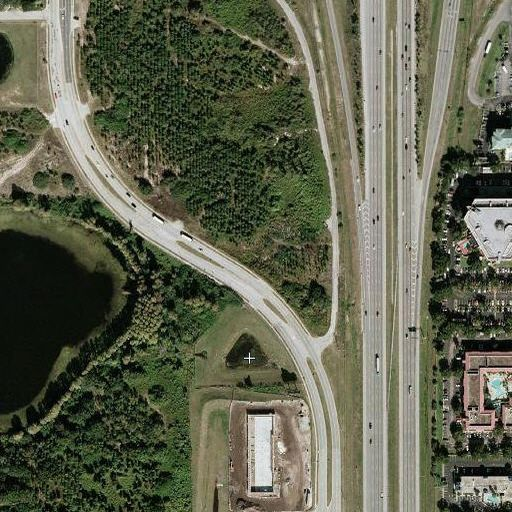
#> input picture dataset/img3.jpg, 512 x 512 px
$ python open2.py
#> lines starting #> are read from the running program, lines starting #| are printed output that depends on the picture; after the words box and inside, x2 and y2 are one past the last pixel; in counts of white or black regions, pixels touching at a corner belong together
### water.py
import numpy as np
import cv2
# [35 lines left out: function watershed, not called in this run]
def sharpen(img):
	im=img
	kernel = np.array([[-1,-1,-1], [-1,9,-1], [-1,-1,-1]])
	im = cv2.filter2D(im, -1, kernel)
	return im;
def auto_canny(image, sigma=0.33):
    # compute the median of the single channel pixel intensities
	v = np.median(image)

	    # apply automatic Canny edge detection using the computed median
	lower = int(max(0, (1.0 - sigma) * v))
	upper = int(min(255, (1.0 + sigma) * v))
	edged = cv2.Canny(image, lower, upper)

	    # return the edged image
	return edged
def blobdetect(img):
	im = img
	inp=img
	#im = cv2.cvtColor(im,cv2.COLOR_BGR2GRAY)

		# Set up the detector with default parameters.
	#imgray = cv2.cvtColor(im,cv2.COLOR_BGR2GRAY)
	ret,thresh = cv2.threshold(im,100,255,0)
	contours, hier = cv2.findContours(thresh,cv2.RETR_TREE,cv2.CHAIN_APPROX_SIMPLE)
	img = cv2.drawContours(img, contours, -1, (0,255,0), 3)

	#cv2.imshow("blob",blobdetect)
	mask = np.ones(im.shape[:2], dtype="uint8") * 255

	# loop over the contours
	for c in contours:
		# if the contour is bad draw it on the mask
		if cv2.contourArea(c)<150000:
			cv2.drawContours(mask, [c], -1, 0, -1)
# 			print(cv2.contourArea(c))

	# remove the contours from the image and show the resulting images
	img2= cv2.bitwise_and(img, img, mask=mask)

	# [4 lines of commented-out code are left out]
	print("here")

	#.imshow('log',laplacian)
	k = cv2.waitKey(0) & 0xFF
	cv2.destroyAllWindows()


	return img2;

### open2.py
from water import watershed,sharpen,auto_canny,blobdetect
import numpy as np
import cv2

frame2 = cv2.imread('dataset/img3.jpg') #img load local_dataset
#> frame2 is the input picture: shape (512, 512, 3); mean B, G, R 78.6, 98.1, 95.4
# [17 lines of commented-out code are left out]

sharped=sharpen(frame2)

frame=cv2.medianBlur(frame2,5)
#black=cv2.cvtColor(frame,cv2.COLOR_BGR2GRAY)
hsv = cv2.cvtColor(frame, cv2.COLOR_BGR2HSV)
#> hsv: shape (512, 512, 3); mean H, S, V 36, 71.6, 100.1

Z = frame.reshape((-1,3))

# convert to np.float32
Z = np.float32(Z)

# define criteria, number of clusters(K) and apply kmeans()
criteria = (cv2.TERM_CRITERIA_EPS + cv2.TERM_CRITERIA_MAX_ITER, 10, 1.0)
K = 20

ret,label,center=cv2.kmeans(Z,K,None,criteria,10,cv2.KMEANS_RANDOM_CENTERS)
#> ret = 27330131.7; center = 20 rows, first 8: [209, 213, 211.9], [191.5, 201.3, 203.2], [163.4, 174.8, 177.3], [201.8, 205.1, 203.9], [102.6, 125.9, 131.8], [182.4, 191.5, 192.5], [73.01, 100.5, 99.42], [29.52, 49, 39.29]

# Now convert back into uint8, and make original image
center = np.uint8(center)
#> center = 20 rows, first 8: [209, 213, 211], [191, 201, 203], [163, 174, 177], [201, 205, 203], [102, 125, 131], [182, 191, 192], [73, 100, 99], [29, 49, 39]
# print(ret)
resd = center[label.flatten()]
resd2 = resd.reshape((frame.shape))
cluster=resd2
resd2=cv2.cvtColor(resd2,cv2.COLOR_BGR2GRAY)
#> resd2: shape (512, 512)
#retval, resd2 = cv2.threshold(resd2, 150, 255, cv2.THRESH_BINARY)


#resd2=cv2.medianBlur(resd2,5)
sharpcluster=sharpen(resd2)
#> in sharpen (call 2), `im = cv2.filter2D(im, -1, kernel)`:
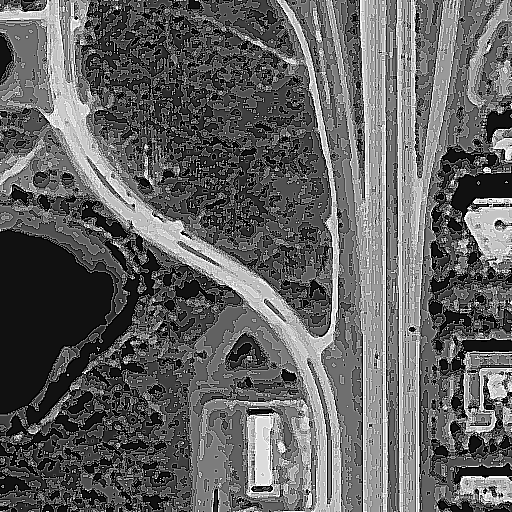
#> im: shape (512, 512); min 0, max 255, mean 98.2

##########################################canny edge####################################################
edges = cv2.Canny(frame,400,600)
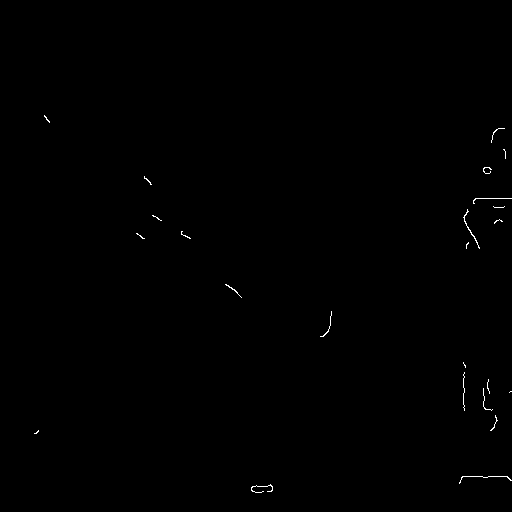
#> edges: shape (512, 512); 0.22% white in thin lines or dots, all inside (x1, y1, x2, y2) = (34, 115, 512, 493)
#edges2=cv2.Canny(img_dilation,249,250)
edges3=cv2.Canny(resd,200,260)
edgesharped=auto_canny(sharpcluster)
#> in auto_canny, `v = np.median(image)`: v = 97
#> in auto_canny, `lower = int(max(0, (1.0 - sigma) * v))`: lower = 64
#> in auto_canny, `upper = int(min(255, (1.0 + sigma) * v))`: upper = 129
#> in auto_canny, `edged = cv2.Canny(image, lower, upper)`:
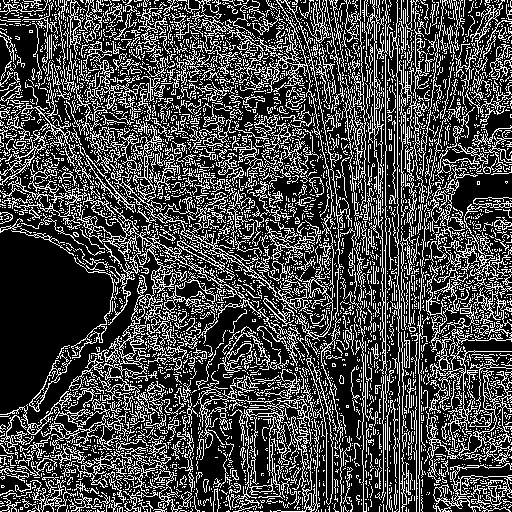
#> edged: shape (512, 512); 27.7% white in thin lines or dots
###########################################smoothen kmeans output##################################################
smoothmeans=cv2.GaussianBlur(resd2,(5,5),0)
##########################################################histogram equalisation##########################################
equ = cv2.equalizeHist(resd2)

####################################BLOBDETECT######################
final=blobdetect(equ)
#> in blobdetect, `ret,thresh = cv2.threshold(im,100,255,0)`:
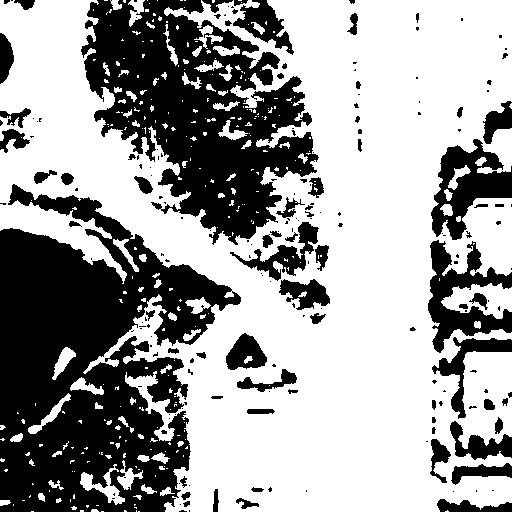
#> thresh: shape (512, 512); 62.2% white; 202 black regions (134 under 20 px)
#> in blobdetect, `contours, hier = cv2.findContours(thresh,cv2.RETR_TREE,cv2.CHAIN_APPRO..`: contours = 503 contours, 384 with area under 20; largest, box (x1, y1, x2, y2) and area: (0, 0, 512, 512) 158184, (229, 221, 320, 282) 1704, (441, 283, 512, 319) 1560, (225, 332, 268, 371) 1058, (278, 278, 331, 311) 1040
#> in blobdetect, `img = cv2.drawContours(img, contours, -1, (0,255,0), 3)`:
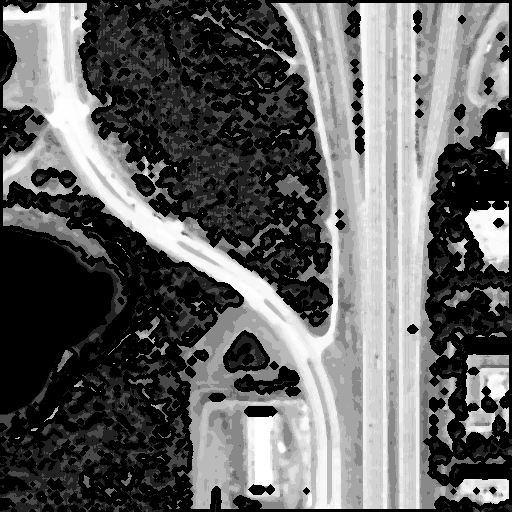
#> img: shape (512, 512); min 0, max 255, mean 97.8
#> the loop in blobdetect, `for c in contours:` made 503 passes
#> c on passes 1 to 3: [[138, 511], [139, 511]], [[101, 511], [103, 511]], [[31, 511], [33, 511]]
#> after the loop in blobdetect, `for c in contours:`:
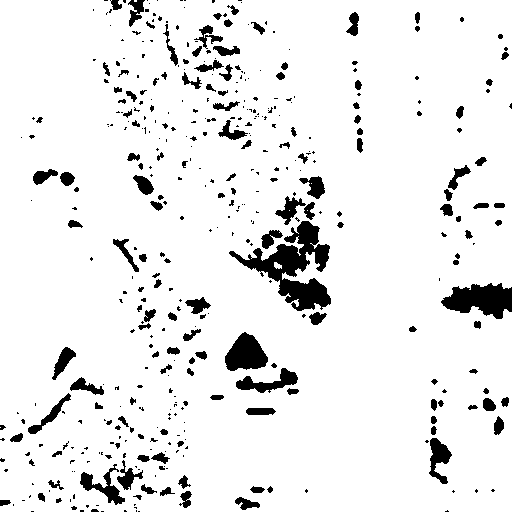
#> mask: shape (512, 512); 92% white; 432 black regions (280 under 20 px), largest, box (x1, y1, x2, y2) and area: (229, 221, 331, 311) 3483, (441, 283, 512, 319) 1664, (225, 332, 268, 371) 1115
#> (key Esc is pressed here)


# [7 lines of commented-out code are left out]
retval, threshold = cv2.threshold(final, 220, 255, cv2.THRESH_BINARY)
#> threshold: shape (512, 512); 13.9% white; 144 white regions (102 under 20 px), largest, box (x1, y1, x2, y2) and area: (3, 3, 341, 509) 15618, (357, 3, 387, 509) 7602, (396, 3, 409, 509) 2509
cv2.imshow("final",threshold)
#watershed(threshold)

img2 = np.zeros_like(frame2)
img2[:,:,2] = threshold
#> img2: shape (512, 512, 3)
added_image = cv2.addWeighted(frame2,0.9,img2,0.9,0)
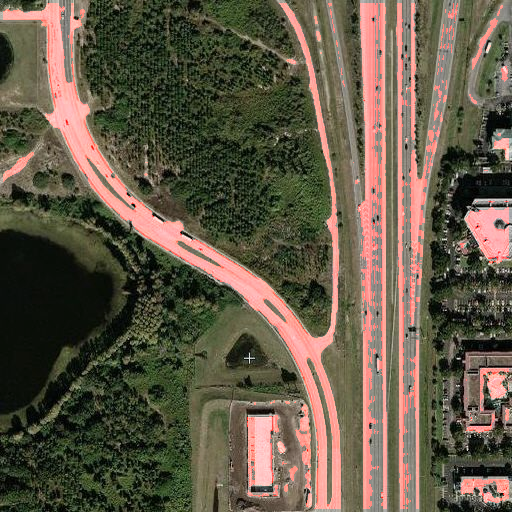
#> added_image: shape (512, 512, 3); mean B, G, R 70.8, 88.3, 98.2
cv2.imshow("new", img2)
cv2.imshow("input image",frame2)
cv2.imshow("GaussianBlur output",frame)
cv2.imshow("clustering",cluster)
cv2.imshow("histogram",equ)
cv2.imshow("contour output",final)
cv2.imshow("roads recognised", added_image)

#.imshow('log',laplacian)
k = cv2.waitKey(0) & 0xFF
#> (key Esc is pressed here)
cv2.destroyAllWindows()

$ run again, with local_dataset/apmc_yard.PNG saved as dataset/img3.jpg
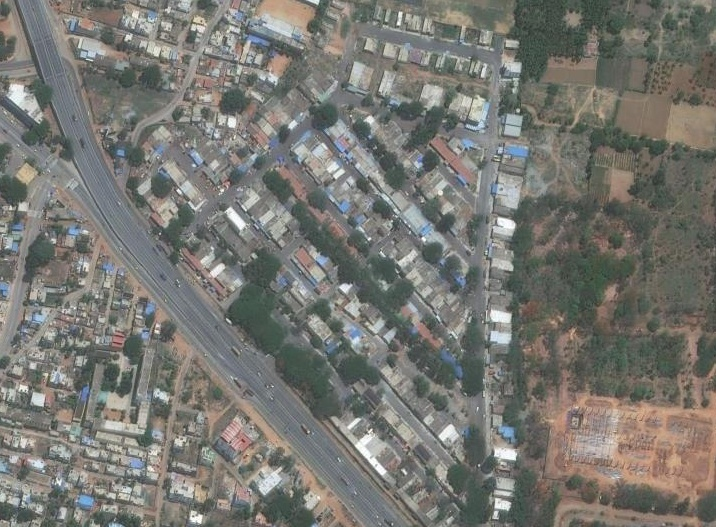
#> input picture local_dataset/apmc_yard.PNG, 716 x 527 px
#> frame2 is the input picture: shape (527, 716, 3); mean B, G, R 113.7, 119.1, 119.4
#> hsv: shape (527, 716, 3); mean H, S, V 49.7, 26.5, 123.7
#> `ret,label,center=cv2.kmeans(Z,K,None,criteria,10,cv2.KMEANS_RANDOM_CEN..`: ret = 33724198.1; center = 20 rows, first 8: [182.5, 187.4, 185.5], [148.3, 156.9, 163.8], [64.43, 71.76, 63.38], [164.6, 170.7, 171], [142.2, 145.2, 144.1], [123.9, 120, 115], [92.72, 99.33, 98.26], [205.4, 207.1, 203.1]
#> `center = np.uint8(center)`: center = 20 rows, first 8: [182, 187, 185], [148, 156, 163], [64, 71, 63], [164, 170, 171], [142, 145, 144], [123, 120, 114], [92, 99, 98], [205, 207, 203]
#> im: shape (527, 716)
#> `edges = cv2.Canny(frame,400,600)`:
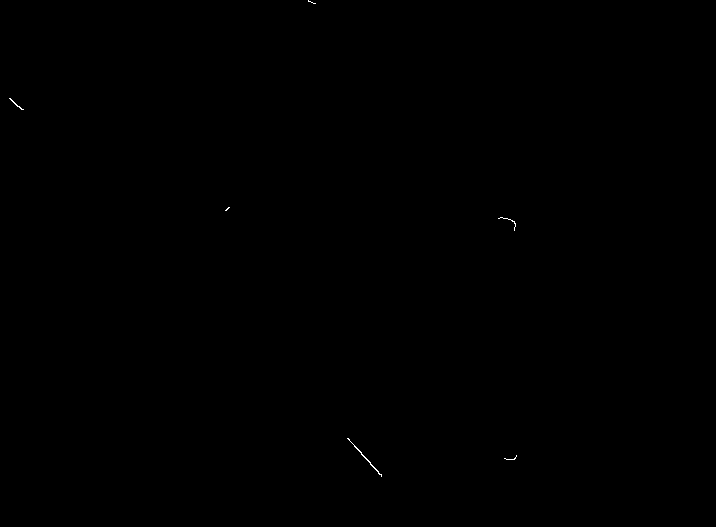
#> edges: shape (527, 716); 0.04% white in thin lines or dots, all inside (x1, y1, x2, y2) = (9, 0, 517, 477)
#> v = 114
#> lower = 76
#> upper = 151
#> edged: shape (527, 716); 28.1% white in thin lines or dots
#> thresh: shape (527, 716); 65.2% white; 390 black regions (200 under 20 px)
#> contours = 475 contours, 250 with area under 20; largest, box (x1, y1, x2, y2) and area: (0, 0, 716, 527) 285856, (220, 246, 385, 444) 11353, (290, 189, 492, 398) 9466, (59, 333, 145, 425) 3230, (0, 0, 60, 136) 2773
#> the loop in blobdetect, `for c in contours:` made 475 passes
#> c on passes 1, 3, 5: [[217, 525], [216, 526], [218, 526], [218, 525]], [[241, 523], [241, 524]], [[52, 517], [52, 519], [53, 518], [53, 517]]
#> threshold: shape (527, 716); 12.9% white; 413 white regions (181 under 20 px), largest, box (x1, y1, x2, y2) and area: (549, 395, 713, 491) 5902, (251, 3, 311, 41) 1654, (327, 120, 408, 215) 1266
#> `added_image = cv2.addWeighted(frame2,0.9,img2,0.9,0)`:
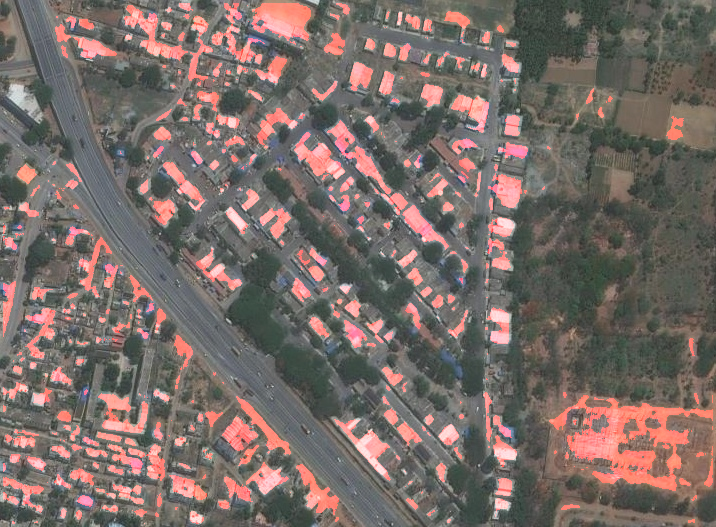
#> added_image: shape (527, 716, 3); mean B, G, R 102.3, 107.2, 119.9

$ run again, with local_dataset/batawadi_higway.PNG saved as dataset/img3.jpg
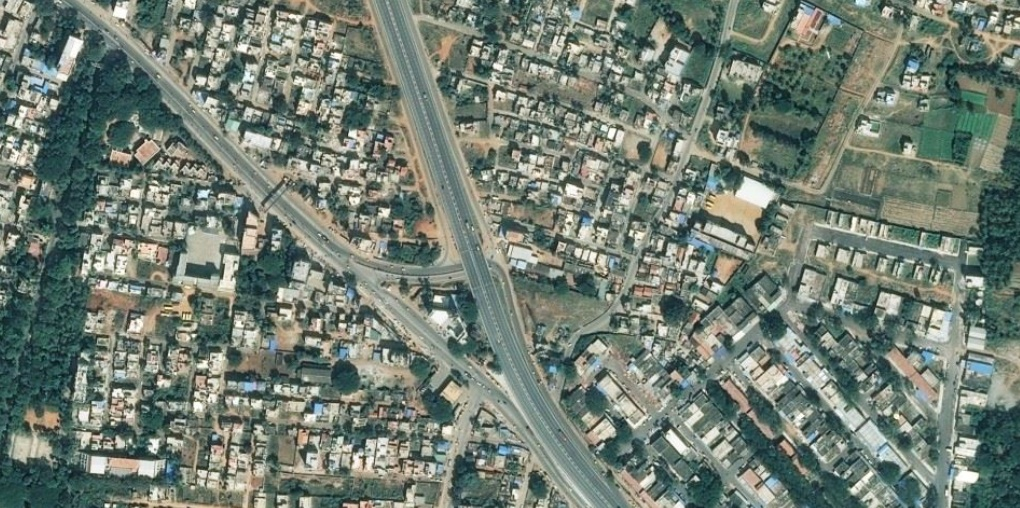
#> input picture local_dataset/batawadi_higway.PNG, 1020 x 508 px
#> frame2 is the input picture: shape (508, 1020, 3); mean B, G, R 114.8, 125.8, 114.1
#> hsv: shape (508, 1020, 3); mean H, S, V 58.4, 47.2, 127.3
#> `ret,label,center=cv2.kmeans(Z,K,None,criteria,10,cv2.KMEANS_RANDOM_CEN..`: ret = 71274023; center = 20 rows, first 8: [127.5, 147.7, 153.9], [154.9, 171.9, 174.1], [122.8, 139.4, 136.1], [112.9, 130, 126.8], [106.3, 116.5, 98.55], [143.6, 157.7, 152.7], [85.1, 93.23, 71.02], [177, 191.9, 191.4]
#> `center = np.uint8(center)`: center = 20 rows, first 8: [127, 147, 153], [154, 171, 174], [122, 139, 136], [112, 130, 126], [106, 116, 98], [143, 157, 152], [85, 93, 71], [177, 191, 191]
#> im: shape (508, 1020)
#> `edges = cv2.Canny(frame,400,600)`:
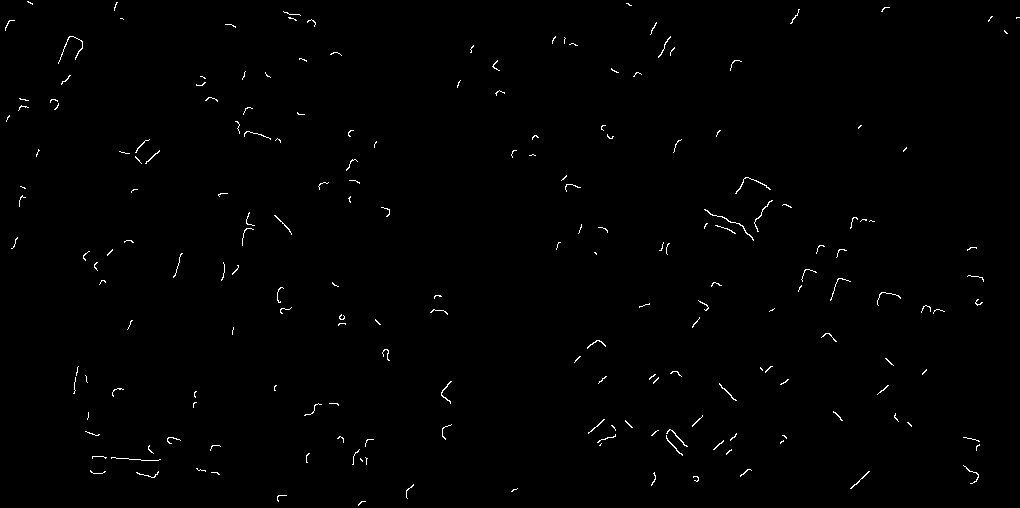
#> edges: shape (508, 1020); 0.65% white in thin lines or dots
#> v = 113
#> lower = 75
#> upper = 150
#> edged: shape (508, 1020); 31.4% white in thin lines or dots
#> thresh: shape (508, 1020); 60.3% white; 515 black regions (231 under 20 px)
#> contours = 641 contours, 300 with area under 20; largest, box (x1, y1, x2, y2) and area: (0, 0, 1020, 508) 355184, (779, 0, 1020, 237) 31798, (800, 264, 949, 413) 8658, (180, 213, 362, 363) 7210, (217, 323, 373, 454) 5820
#> the loop in blobdetect, `for c in contours:` made 641 passes
#> c on passes 1, 2, 9: [[805, 507], [807, 507]], [[134, 507], [137, 507]], [[313, 490], [313, 491], [314, 491], [314, 490]]
#> threshold: shape (508, 1020); 14.5% white; 636 white regions (251 under 20 px), largest, box (x1, y1, x2, y2) and area: (81, 3, 220, 132) 2225, (171, 228, 237, 316) 2150, (461, 174, 561, 273) 1781
#> `added_image = cv2.addWeighted(frame2,0.9,img2,0.9,0)`:
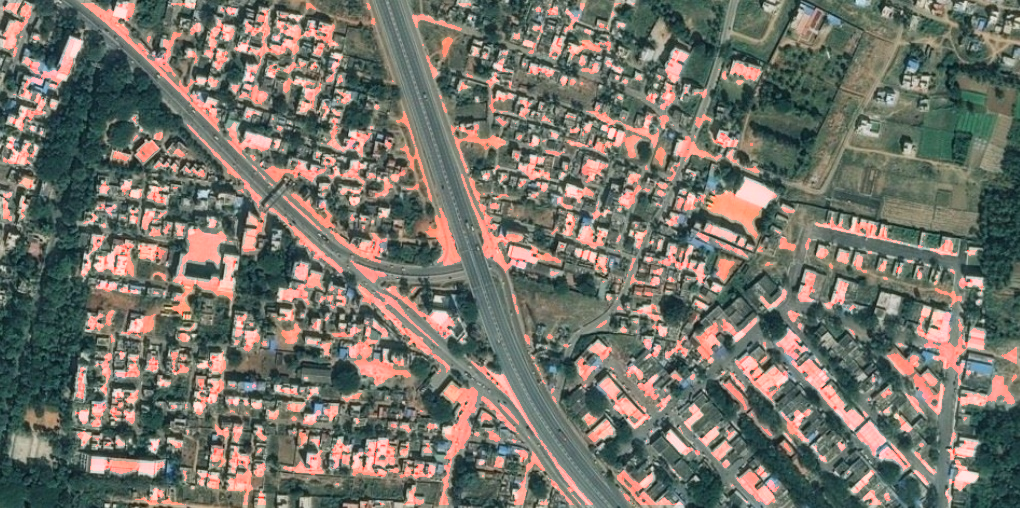
#> added_image: shape (508, 1020, 3); mean B, G, R 103.4, 113.2, 114.5

$ run again, with local_dataset/hemavathi.PNG saved as dataset/img3.jpg
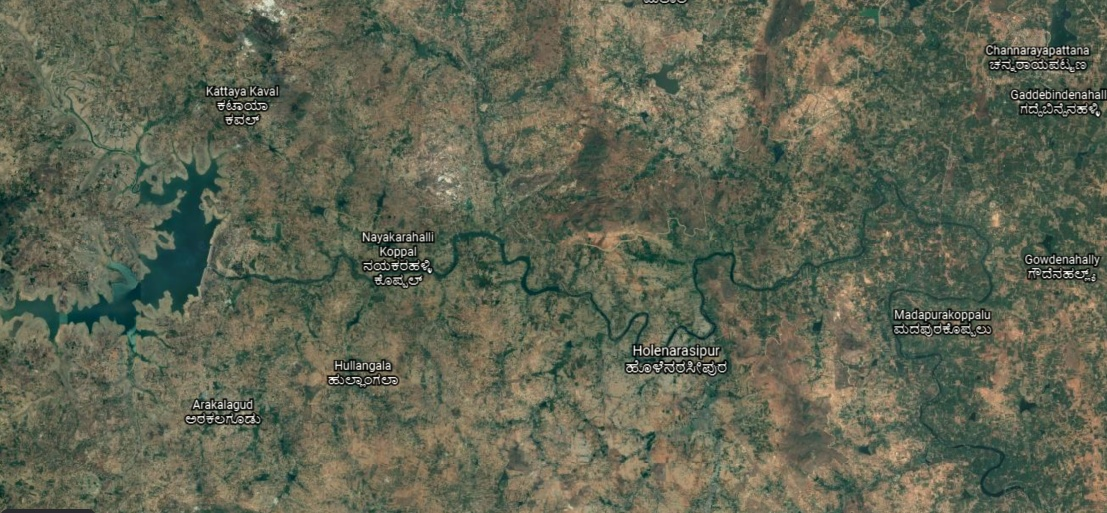
#> input picture local_dataset/hemavathi.PNG, 1107 x 513 px
#> frame2 is the input picture: shape (513, 1107, 3); mean B, G, R 82.2, 100.6, 95.9
#> hsv: shape (513, 1107, 3); mean H, S, V 40.8, 57.9, 103.2
#> `ret,label,center=cv2.kmeans(Z,K,None,criteria,10,cv2.KMEANS_RANDOM_CEN..`: ret = 34429846.7; center = 20 rows, first 8: [78.26, 96.19, 90.91], [58.42, 70.44, 50.22], [187.6, 204.6, 202.8], [157.2, 174.2, 174.7], [134.2, 150.7, 152.4], [96.85, 116.6, 112.4], [121.2, 152.2, 178.8], [90.76, 108.3, 96.04]
#> `center = np.uint8(center)`: center = 20 rows, first 8: [78, 96, 90], [58, 70, 50], [187, 204, 202], [157, 174, 174], [134, 150, 152], [96, 116, 112], [121, 152, 178], [90, 108, 96]
#> im: shape (513, 1107)
#> edges: shape (513, 1107); 0% white in thin lines or dots, all inside (x1, y1, x2, y2) = (261, 93, 1070, 354)
#> v = 97
#> lower = 64
#> upper = 129
#> edged: shape (513, 1107); 31.7% white in thin lines or dots
#> thresh: shape (513, 1107); 65.7% white; 824 black regions (449 under 20 px)
#> contours = 1299 contours, 745 with area under 20; largest, box (x1, y1, x2, y2) and area: (0, 0, 979, 513) 358075, (964, 232, 1107, 513) 20020, (504, 153, 711, 354) 10391, (137, 9, 314, 154) 8842, (953, 0, 1068, 70) 3089
#> the loop in blobdetect, `for c in contours:` made 1299 passes
#> c on passes 1, 3, 5: [[237, 512], [238, 512]], [[4, 506], [4, 508], [5, 507]], [[1054, 499], [1054, 500]]
#> threshold: shape (513, 1107); 13.9% white; 624 white regions (369 under 20 px), largest, box (x1, y1, x2, y2) and area: (418, 370, 648, 510) 7767, (567, 3, 715, 102) 4870, (787, 331, 906, 444) 4014
#> `added_image = cv2.addWeighted(frame2,0.9,img2,0.9,0)`:
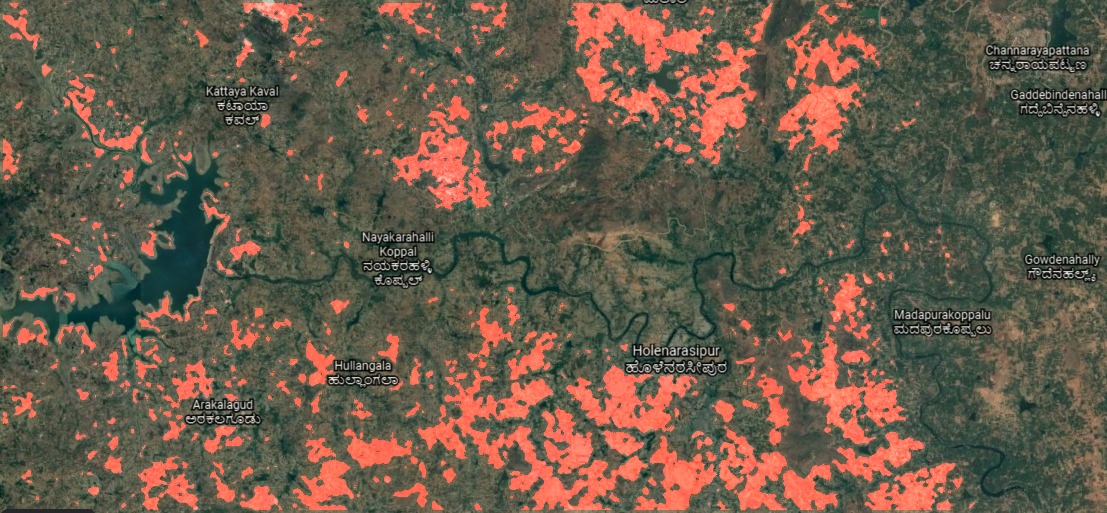
#> added_image: shape (513, 1107, 3); mean B, G, R 73.9, 90.5, 104.2
